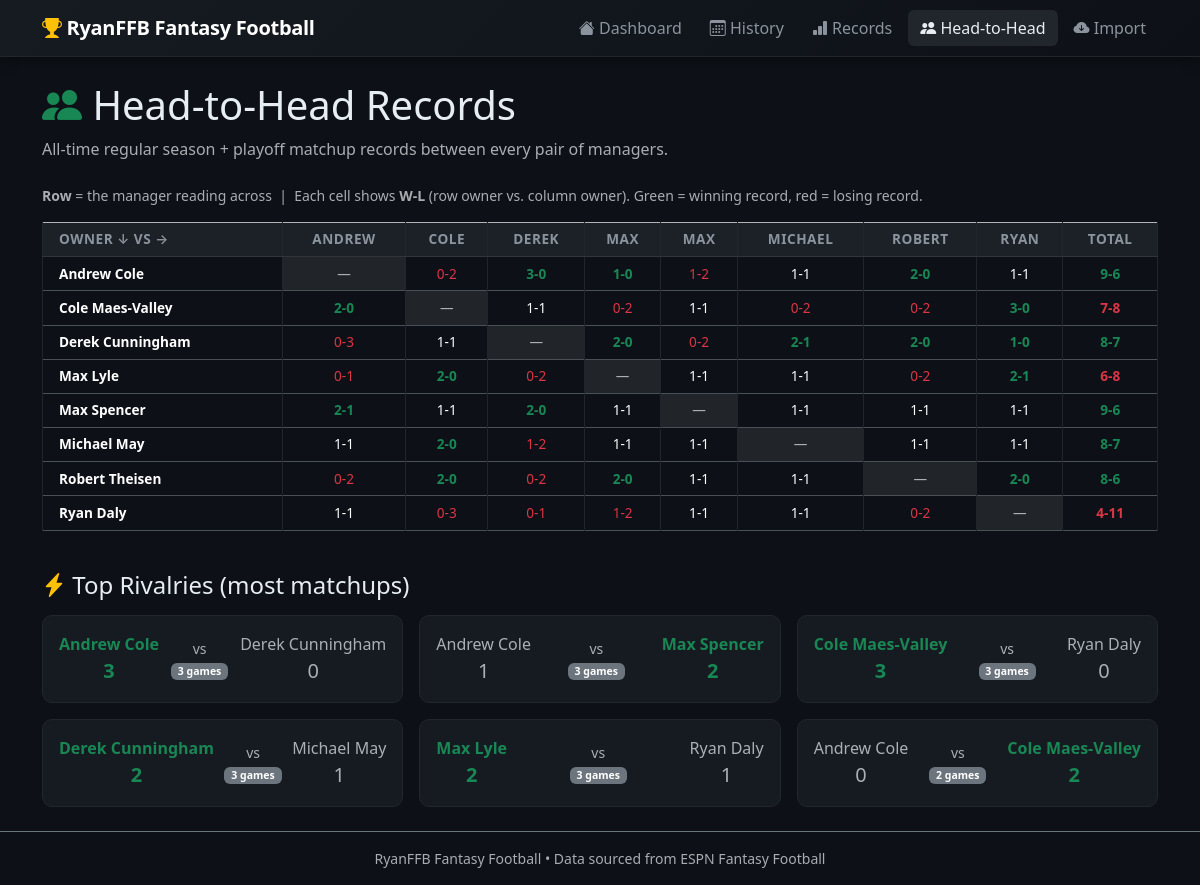
Screenshot of /h2h with the database file from the repository.
### tables this page shows
CREATE TABLE teams (
            id              INTEGER PRIMARY KEY AUTOINCREMENT,
            year            INTEGER,
            owner           TEXT,
            team_name       TEXT,
            wins            INTEGER,
            losses          INTEGER,
            ties            INTEGER,
            points_for      REAL,
            points_against  REAL,
            final_standing  INTEGER,
            UNIQUE(year, owner)
        );

### app.py (the view)
@app.route("/h2h")
def h2h():
    conn = get_db()
    owners = [r["owner"] for r in conn.execute(
        "SELECT DISTINCT owner FROM teams ORDER BY owner"
    ).fetchall()]
    h2h_data = {}
    for owner in owners:
        h2h_data[owner] = {}
        for opp in owners:
            if owner == opp:
                h2h_data[owner][opp] = None
                continue
            wins = conn.execute("""
                SELECT COUNT(*) FROM matchups
                WHERE (home_owner=? AND away_owner=? AND home_score > away_score)
                   OR (away_owner=? AND home_owner=? AND away_score > home_score)
            """, (owner, opp, owner, opp)).fetchone()[0]
            losses = conn.execute("""
                SELECT COUNT(*) FROM matchups
                WHERE (home_owner=? AND away_owner=? AND home_score < away_score)
                   OR (away_owner=? AND home_owner=? AND away_score < home_score)
            """, (owner, opp, owner, opp)).fetchone()[0]
            h2h_data[owner][opp] = {"wins": wins, "losses": losses}
    rivalries = []
    seen_pairs = set()
    for owner in owners:
        for opp in owners:
            if owner == opp:
                continue
            pair_key = tuple(sorted([owner, opp]))
            if pair_key in seen_pairs:
                continue
            seen_pairs.add(pair_key)
            rec  = h2h_data[owner][opp]
            rec2 = h2h_data[opp][owner]
            if rec and rec2:
                total = rec["wins"] + rec["losses"]
                if total >= 2:
                    rivalries.append({
                        "total": total,
                        "p1": owner, "p2": opp,
                        "w1": rec["wins"], "l1": rec["losses"],
                    })
    rivalries.sort(key=lambda x: x["total"], reverse=True)
    rivalries = rivalries[:6]
    conn.close()
    return render_template("h2h.html",
        league_name=LEAGUE_NAME,
        owners=owners,
        h2h_data=h2h_data,
        rivalries=rivalries,
        has_data=_has_data(),
    )

### app.py (called while the page is built)
def _has_data():
    conn = get_db()
    count = conn.execute("SELECT COUNT(*) FROM seasons").fetchone()[0]
    conn.close()
    return count > 0

### database.py (called while the page is built)
def get_db():
    os.makedirs(os.path.dirname(DATABASE_PATH), exist_ok=True)
    conn = sqlite3.connect(DATABASE_PATH)
    conn.row_factory = sqlite3.Row
    return conn

### templates/h2h.html (shortened to what this page needs)
{% extends 'base.html' %}
{% block content %}
<h1 class="mb-2"><i class="bi bi-people-fill text-success"></i> Head‑to‑Head Records</h1>
<p class="text-muted mb-4">All-time regular season + playoff matchup records between every pair of managers.</p>
{% if not has_data %}
<div class="alert alert-info">
  No data imported yet. <a href="/import" class="alert-link">Import league data</a> to get started.
</div>
{% elif not owners %}
<div class="alert alert-secondary">No team data available.</div>
{% else %}
<p class="text-muted small mb-3">
  <strong>Row</strong> = the manager reading across &nbsp;|&nbsp;
  Each cell shows <strong>W‑L</strong> (row owner vs. column owner).
  Green = winning record, red = losing record.
</p>
<div class="table-responsive">
  <table class="table table-bordered align-middle text-center" id="h2h-table">
    <thead class="table-secondary text-dark">
      <tr>
        <th class="text-start ps-3">Owner ↓ vs →</th>
        {% for opp in owners %}
        <th class="small">{{ opp.split(' ')[0] }}</th>
        {% endfor %}
        <th>Total</th>
      </tr>
    </thead>
    <tbody>
      {% for owner in owners %}
      <tr>
        <td class="text-start ps-3 fw-bold">{{ owner }}</td>
        {% set total_w = namespace(v=0) %}
        {% set total_l = namespace(v=0) %}
        {% for opp in owners %}
          {% if owner == opp %}
          <td class="table-dark text-muted">—</td>
          {% else %}
            {% set rec = h2h_data[owner][opp] %}
            {% if rec %}
              {% set total_w.v = total_w.v + rec.wins %}
              {% set total_l.v = total_l.v + rec.losses %}
              {% if rec.wins > rec.losses %}
                <td class="text-success fw-bold">{{ rec.wins }}‑{{ rec.losses }}</td>
              {% elif rec.wins < rec.losses %}
                <td class="text-danger">{{ rec.wins }}‑{{ rec.losses }}</td>
              {% elif rec.wins == 0 and rec.losses == 0 %}
                <td class="text-muted small">—</td>
              {% else %}
                <td>{{ rec.wins }}‑{{ rec.losses }}</td>
              {% endif %}
            {% else %}
            <td class="text-muted">—</td>
            {% endif %}
          {% endif %}
        {% endfor %}
        <td class="fw-bold {% if total_w.v > total_l.v %}text-success{% elif total_w.v < total_l.v %}text-danger{% endif %}">
          {{ total_w.v }}‑{{ total_l.v }}
        </td>
      </tr>
      {% endfor %}
    </tbody>
  </table>
</div>
<h4 class="mt-4 mb-3"><i class="bi bi-lightning-charge-fill text-warning"></i> Top Rivalries (most matchups)</h4>
<div class="row g-3" id="rivalries">
  {% for r in rivalries %}
  <div class="col-sm-6 col-lg-4">
    <div class="card">
      <div class="card-body text-center">
        <div class="d-flex justify-content-between align-items-center">
          <div class="{% if r.w1 > r.l1 %}text-success fw-bold{% elif r.w1 < r.l1 %}text-muted{% else %}fw-bold{% endif %}">
            {{ r.p1 }}<br><span class="fs-5">{{ r.w1 }}</span>
          </div>
          <div class="text-muted small">vs<br><span class="badge bg-secondary">{{ r.total }} games</span></div>
          <div class="{% if r.l1 > r.w1 %}text-success fw-bold{% elif r.l1 < r.w1 %}text-muted{% else %}fw-bold{% endif %}">
            {{ r.p2 }}<br><span class="fs-5">{{ r.l1 }}</span>
          </div>
        </div>
      </div>
    </div>
  </div>
  {% else %}
  <div class="col-12 text-muted">Not enough head-to-head data yet.</div>
  {% endfor %}
</div>
{% endif %}
{% endblock %}

### static/style.css (style rules this page uses)
body { background-color: #0d1117; color: #e6edf3; min-height: 100vh; display: flex; flex-direction: column; }
.card { background-color: #161b22; border-color: #21262d; border-radius: 10px; }
.table { --bs-table-bg: transparent; --bs-table-hover-bg: rgba(255,255,255,.04); color: #e6edf3; }
.table-secondary { --bs-table-bg: #21262d; --bs-table-color: #c9d1d9; }
thead th { font-size: .78rem; font-weight: 600; text-transform: uppercase; letter-spacing: .04em; border-bottom: 1px solid #30363d !important; }
#h2h-table th, #h2h-table td { padding: .4rem .5rem; font-size: .85rem; border-color: #21262d; }
#h2h-table thead th { background-color: #1c2128; color: #8b949e; }

### rows the page displays
teams: owner "Andrew Cole", wins "0" "1", losses "2" "2", wins "3" "1" "2", losses "0" "0" "0", wins "1" "1", losses "1" "1", v "9", v "6"
teams: owner "Cole Maes-Valley", wins "2" "3", losses "0" "0", wins "1" "1", losses "1" "1", wins "0" "0" "0", losses "2" "2" "2", v "7", v "8"
teams: owner "Derek Cunningham", wins "0" "0", losses "3" "2", wins "1", losses "1", wins "2" "2" "2" "1", losses "0" "1" "0" "0", v "8", v "7"
teams: owner "Max Lyle", wins "0" "0" "0", losses "1" "2" "2", wins "2" "2", losses "0" "1", wins "1" "1", losses "1" "1", v "6", v "8"
teams: owner "Max Spencer", wins "2" "2", losses "1" "0", wins "1" "1" "1" "1" "1", losses "1" "1" "1" "1" "1", v "9", v "6"
teams: owner "Michael May", wins "1" "1" "1" "1" "1", losses "1" "1" "1" "1" "1", wins "2", losses "0", wins "1", losses "2", v "8", v "7"
teams: owner "Robert Theisen", wins "0" "0", losses "2" "2", wins "2" "2" "2", losses "0" "0" "0", wins "1" "1", losses "1" "1", v "8", v "6"
teams: owner "Ryan Daly", wins "1" "1" "1", losses "1" "1" "1", wins "0" "0" "1" "0", losses "3" "1" "2" "2", v "4", v "11"

### other values shown
{{ league_name }} "RyanFFB Fantasy Football"
{{ opp.split(' ')[0] }} "ANDREW" "COLE" "DEREK" "MAX" "MAX" "MICHAEL" "ROBERT" "RYAN"
{{ r.p1 }} "Andrew Cole" "Andrew Cole" "Cole Maes-Valley" "Derek Cunningham" "Max Lyle" "Andrew Cole"
{{ r.w1 }} "3" "1" "3" "2" "2" "0"
{{ r.total }} "3" "3" "3" "3" "3" "2"
{{ r.p2 }} "Derek Cunningham" "Max Spencer" "Ryan Daly" "Michael May" "Ryan Daly" "Cole Maes-Valley"
{{ r.l1 }} "0" "2" "0" "1" "1" "2"
